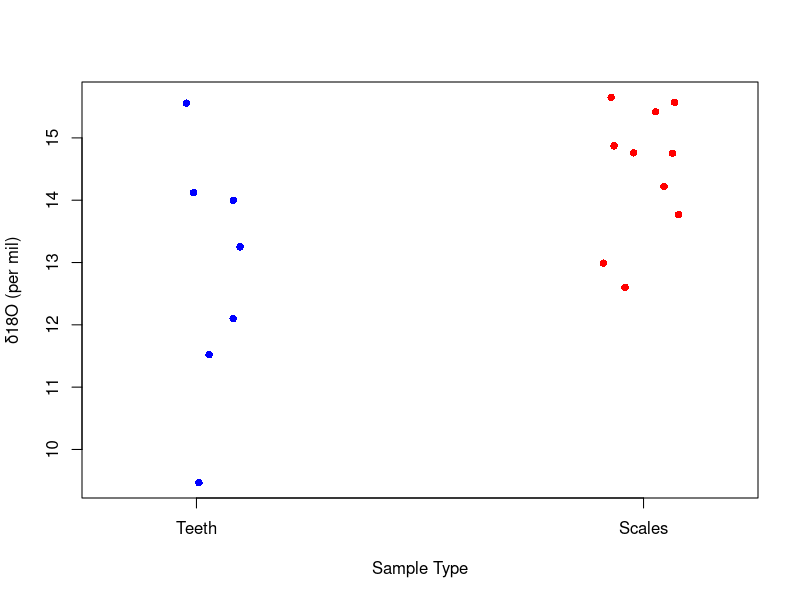
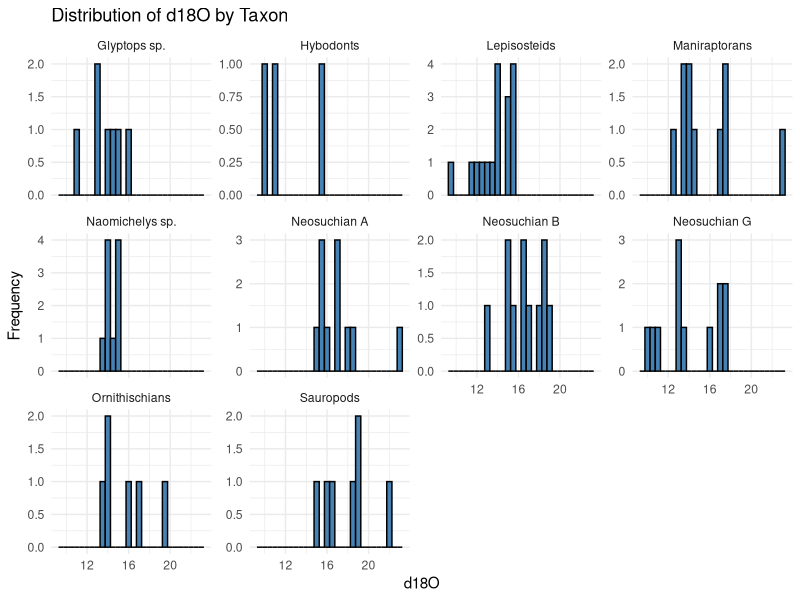
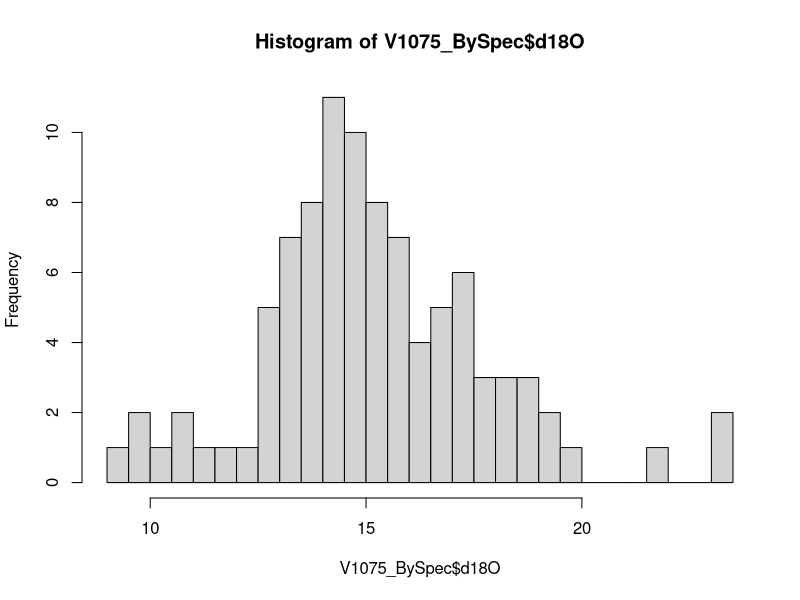

R code for these plots, in order: (Note: this script raises an error after producing the figures.)
library(dplyr)
# For now, just source from local 
setwd("/Users/allen/Documents/GitHub/1075_Vertebrate_d18Op/Data")
V1075_BySpec <- read.csv("V1075_BySpec.csv")
raw <- read.csv("V1075_PhosphateData_8-18-23_copy.csv")
NIST120c <- read.csv("V1075_NIST120c.csv")

# Remove d18OVSMOW column from V1075_BySpec, this column is an artifact
  # Apparently this isn't a prolem anymore!
    # V1075_BySpec <- V1075_BySpec %>% select(-d18O..VSMOW.)
  
# Remove Allosauroid data, it can't be used for stats because n = 1
V1075_BySpec_forstats <- V1075_BySpec[which(V1075_BySpec$Taxon != "Allosauroid"),]
table(V1075_BySpec_forstats$Taxon)
# subset the Glyptops, Neosuchian G, and gar
  
  # gar first
    gar <- V1075_BySpec[which(V1075_BySpec$Taxon == "Lepisosteids"),]
    # test it (should be 17 rows)
      nrow(gar)
    
    #subset gar teeth vs gar scales
    gar_teeth <- gar[which(gar$Element.type == "tooth"),]
    # test it (should be 7 rows)
    nrow(gar_teeth)
    # now scales
    gar_scales <- gar[which(gar$Element.type == "ganoid scale"),]
    # test it (should be 10)
    nrow(gar_scales)
    
  # now Glyptops
    turtle <- V1075_BySpec[which((V1075_BySpec$Taxon == "Glyptops sp.")),]
    # test it (should be 7 rows)
    nrow(turtle)
    
  # now Neosuchian G
    croc_g <- V1075_BySpec[which((V1075_BySpec$Taxon == "Neosuchian G")),]
    # test it (should be 12 rows)
    nrow(croc_g)
    
# plotting gar data to look at distributions
# need to decide whether to include teeth or not
    # Combine the data into a list
data <- list(Teeth = gar_teeth$d18O, Scales = gar_scales$d18O)

# Create a strip chart
stripchart(data,
           vertical = TRUE,            # Make the plot vertical
           method = "jitter",          # Add jitter to avoid overlap
           col = c("blue", "red"),     # Colors for teeth and scales
           pch = 16,                   # Use filled circles for points
           xlab = "Sample Type",       # X-axis label
           ylab = "δ18O (per mil)")    # Y-axis label


# Inspect the Data --------------------------------------------------------

# Load necessary library
library(dplyr)

# Group data by Taxon and perform Shapiro-Wilk test on d18O
normality_results <- V1075_BySpec_forstats %>%
  group_by(Taxon) %>%
  summarise(
    Shapiro_W_p = shapiro.test(d18O)$p.value,  # p-value of Shapiro-Wilk test
    Shapiro_W_statistic = shapiro.test(d18O)$statistic  # W statistic of Shapiro-Wilk test
  )

# Print the results
print(normality_results)

# Optional: Highlight taxa that deviate from normality
normality_results %>%
  mutate(Normality = ifelse(Shapiro_W_p > 0.05, "Normal", "Not Normal")) %>%
  print()

# Visualize distributions for each Taxon
library(ggplot2)

ggplot(V1075_BySpec_forstats, aes(x = d18O)) +
  geom_histogram(binwidth = 0.5, fill = "steelblue", color = "black") +
  facet_wrap(~Taxon, scales = "free_y") +
  labs(title = "Distribution of d18O by Taxon",
       x = "d18O",
       y = "Frequency") +
  theme_minimal()

# Test to see if whole distribution is normal and unimodal
hist(V1075_BySpec$d18O, breaks = 20)
shapiro.test(V1075_BySpec$d18O)
summary(V1075_BySpec$d18O)
summary(turtle$d18O)

# simple models of diageneitc influence
d18Ow <- 0
d18Op <- 15
118.7 - 4.22*(d18Op - d18Ow) 

T <- c(50,100,150)
d18Op + (118.7 - T) / 4.22
# water reconstruction ----------------------------------------------------

# from turtle
    # d18Owater <- 1.01 *(d18O..VSMOW.) - 22.3 #Barrick et al. (1999)
    
    mean_turtle_d18Op <- mean(turtle$d18O)
    turtle_water <- 1.01 *(mean_turtle_d18Op) - 22.3
    # what if we compute from each d18Op value?
    turtle_waterZZZZ <- 1.01 *(turtle$d18O) - 22.3 
    summary(turtle_waterZZZZ)

#from croc
    # d18Owater <- 0.82 * V1075_BySpec$d18O - 19.93

    mean_crocg_d18Op <- mean(croc_g$d18O)
    croc_water <- 0.82 * mean_crocg_d18Op - 19.93
    # what about calc of each d18Op point?
    croc_waterZZZZ <- 0.82 * croc_g$d18O - 19.93
    
    
    
    # I am happy with this value, it is consistent
    
    t.test(turtle$d18O, croc_g$d18O, var.equal = FALSE)
    
    cw <- Amiot_slope * croc_g$d18O - (-Amiot_intercept)
    tw <- Barrick_slope *(turtle$d18O) - (-Barrick_intercept)
    mean(cw)
    sd(cw)/sqrt(length(cw))
    mean(tw)
    sd(tw)/sqrt(length(tw))
    t.test(cw, tw, var.equal = FALSE)
    
# dual-taxon temperature --------------------------------------------------
# first NIST120c
    NIST120c_mean <- mean(NIST120c$d.18O.16O)
# gar scale temp
    mean_d18Op_gar_scales <- mean(gar_scales$d18O)
    temp_TurtleFishscales <- 118.7 - 4.22*((mean_d18Op_gar_scales  +(22.6 - NIST120c_mean)) - turtle_water) 
    
# gar teeth temp
    mean_d18Op_gar_teeth <- mean(gar_teeth$d18O)
    temp_TurtleFishteeth <- 118.7 - 4.22*((mean_d18Op_gar_teeth  +(22.6 - NIST120c_mean)) - turtle_water) 
    
# gar all
    mean_d18Op_gar_all <- mean(gar$d18O)
    temp_TurtleFishall <- 118.7 - 4.22*((mean_d18Op_gar_all  +(22.6 - NIST120c_mean)) - turtle_water) 

# gar all AND turtlecroc all
    allwater <- mean(turtle_water,croc_water)
    temp_multitaxa <- 118.7 - 4.22*((mean_d18Op_gar_all  +(22.6 - NIST120c_mean)) - allwater) 
   
    variable_water <- -7.4
118.7 - 4.22*((mean_d18Op_gar_all  +(22.6 - NIST120c_mean)) - variable_water) 
    
# Transfer Function -------------------------------------------------------
    # water temp
   # Tw <- temp_TurtleFishall
    Tw <- 25
    # transfer function for growing season water temp to mean annual air temp from Hren and Sheldon (2012):
    MAAT <- -0.0146 * (Tw^2) +
      1.753 * Tw - 
      16.079
  
    # Define coefficients
    intercept <- 3.72984
    slope <- 0.78520
    
    # Input Tw_AMJJAS value
    Tw_AMJJAS <- 26.71467  # Replace with your value
    
    # Calculate Ta_AMJJAS
    Ta_AMJJAS <- intercept + slope * Tw_AMJJAS
    print(Ta_AMJJAS)
